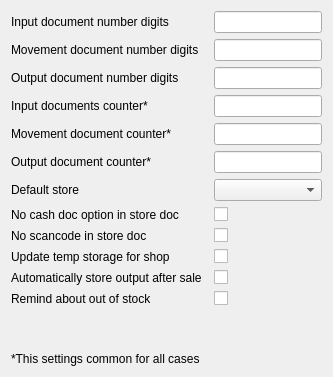
         <widget class="QWidget" name="tab_2">
          <attribute name="title">
           <string>Store</string>
          </attribute>
          <layout class="QGridLayout" name="gridLayout_2">
           <item row="1" column="2">
            <widget class="C5LineEdit" name="leMoveDocNumDigits">
             <property name="Tag" stdset="0">
              <number>22</number>
             </property>
            </widget>
           </item>
           <item row="3" column="0">
            <widget class="QLabel" name="label_20">
             <property name="text">
              <string>Input documents counter*</string>
             </property>
            </widget>
           </item>
           <item row="9" column="2">
            <widget class="C5CheckBox" name="chUpdateTempStorageForShop">
             <property name="text">
              <string/>
             </property>
             <property name="Tag" stdset="0">
              <number>94</number>
             </property>
            </widget>
           </item>
           <item row="9" column="0">
            <widget class="QLabel" name="label_88">
             <property name="text">
              <string>Update temp storage for shop</string>
             </property>
            </widget>
           </item>
           <item row="2" column="0">
            <widget class="QLabel" name="label_27">
             <property name="text">
              <string>Output document number digits</string>
             </property>
            </widget>
           </item>
           <item row="5" column="0">
            <widget class="QLabel" name="label_22">
             <property name="text">
              <string>Output document counter*</string>
             </property>
            </widget>
           </item>
           <item row="3" column="2">
            <widget class="C5LineEdit" name="leInputDocCounter"/>
           </item>
           <item row="6" column="0">
            <widget class="QLabel" name="label_17">
             <property name="text">
              <string>Default store</string>
             </property>
            </widget>
           </item>
           <item row="7" column="2">
            <widget class="C5CheckBox" name="chNoCashDoc">
             <property name="text">
              <string/>
             </property>
             <property name="Tag" stdset="0">
              <number>24</number>
             </property>
            </widget>
           </item>
           <item row="6" column="2">
            <widget class="C5ComboBox" name="cbDefaultStore">
             <property name="Tag" stdset="0">
              <number>14</number>
             </property>
            </widget>
           </item>
           <item row="4" column="2">
            <widget class="C5LineEdit" name="leMoveDocCounter"/>
           </item>
           <item row="13" column="0" colspan="3">
            <widget class="QLabel" name="label_23">
             <property name="text">
              <string>*This settings common for all cases</string>
             </property>
            </widget>
           </item>
           <item row="7" column="0">
            <widget class="QLabel" name="label_28">
             <property name="text">
              <string>No cash doc option in store doc</string>
             </property>
            </widget>
           </item>
           <item row="1" column="0">
            <widget class="QLabel" name="label_26">
             <property name="text">
              <string>Movement document number digits</string>
             </property>
            </widget>
           </item>
           <item row="5" column="2">
            <widget class="C5LineEdit" name="leOutDocCounter"/>
           </item>
           <item row="8" column="0">
            <widget class="QLabel" name="label_29">
             <property name="text">
              <string>No scancode in store doc</string>
             </property>
            </widget>
           </item>
           <item row="4" column="0">
            <widget class="QLabel" name="label_21">
             <property name="text">
              <string>Movement document counter*</string>
             </property>
            </widget>
           </item>
           <item row="0" column="2">
            <widget class="C5LineEdit" name="leInputDocNumDigits">
             <property name="Tag" stdset="0">
              <number>13</number>
             </property>
            </widget>
           </item>
           <item row="11" column="2">
            <widget class="C5CheckBox" name="chRemindOutOfStock">
             <property name="text">
              <string/>
             </property>
             <property name="Tag" stdset="0">
              <number>95</number>
             </property>
            </widget>
           </item>
           <item row="8" column="2">
            <widget class="C5CheckBox" name="chNoScanCode">
             <property name="text">
              <string/>
             </property>
             <property name="Tag" stdset="0">
              <number>25</number>
             </property>
            </widget>
           </item>
           <item row="10" column="0">
            <widget class="QLabel" name="label_89">
             <property name="text">
              <string>Automatically store output after sale</string>
             </property>
            </widget>
           </item>
           <item row="11" column="0">
            <widget class="QLabel" name="label_112">
             <property name="text">
              <string>Remind about out of stock</string>
             </property>
            </widget>
           </item>
           <item row="10" column="2">
            <widget class="C5CheckBox" name="chAutomaticallyStoreOutWaiter">
             <property name="text">
              <string/>
             </property>
             <property name="Tag" stdset="0">
              <number>95</number>
             </property>
            </widget>
           </item>
           <item row="12" column="2">
            <spacer name="verticalSpacer">
             <property name="orientation">
              <enum>Qt::Orientation::Vertical</enum>
             </property>
             <property name="sizeHint" stdset="0">
              <size>
               <width>20</width>
               <height>40</height>
              </size>
             </property>
            </spacer>
           </item>
           <item row="0" column="0" colspan="2">
            <widget class="QLabel" name="label_13">
             <property name="text">
              <string>Input document number digits</string>
             </property>
            </widget>
           </item>
           <item row="2" column="2">
            <widget class="C5LineEdit" name="leOutDocNumDigits">
             <property name="Tag" stdset="0">
              <number>23</number>
             </property>
            </widget>
           </item>
          </layout>
         </widget>
